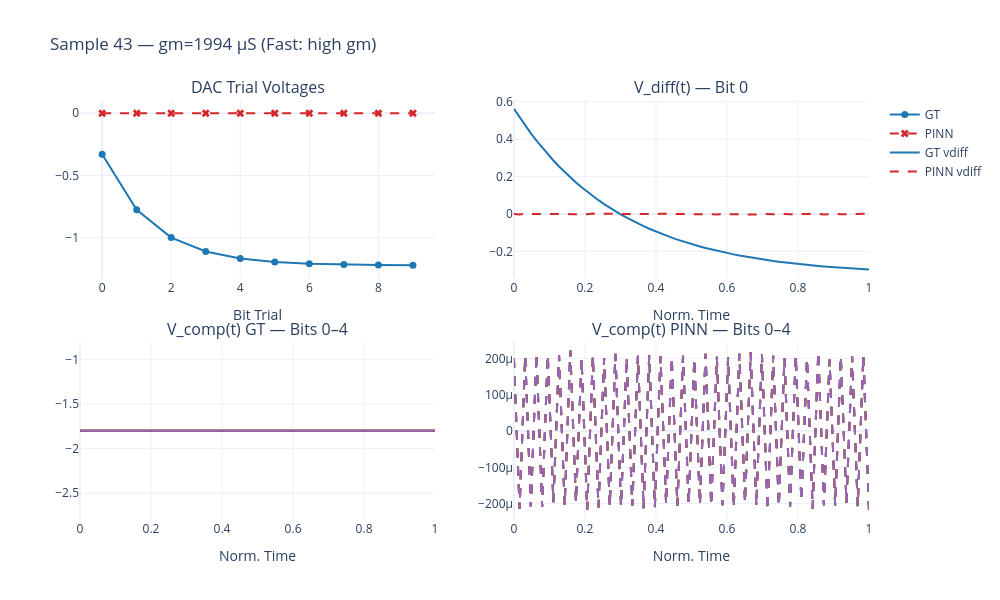

Notebook code cell kept with this figure:
### Code cell
# Fast design (high gm — comparator resolves quickly)
plot_pred_vs_gt(fast_idx, title_suffix="(Fast: high gm)").show()
